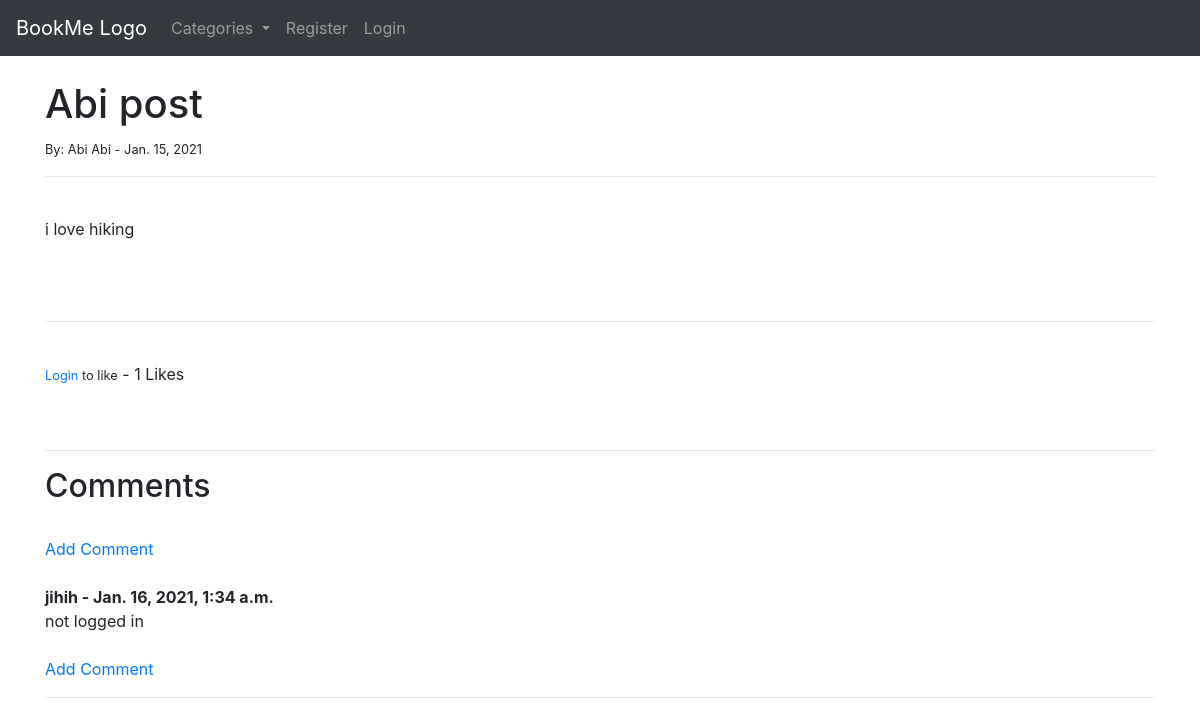
/article/24, run on an earlier commit of the app's database.
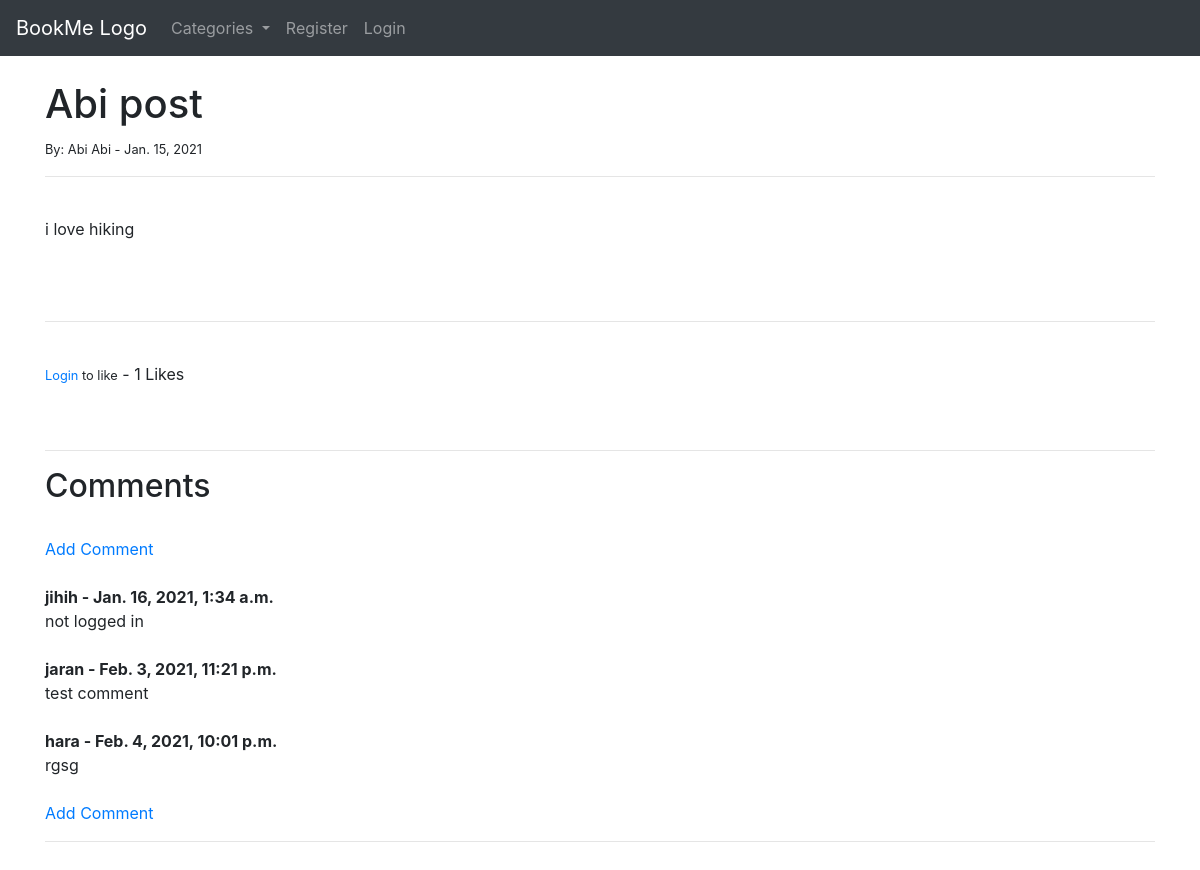
And on a later commit of the database.
### theblog/models.py (models this page shows, shortened)
class Comment(models.Model):
	post = models.ForeignKey(Post, related_name= "comments", on_delete=models.CASCADE)
	name = models.CharField(max_length=255)
	body = models.TextField()
	date_added = models.DateTimeField(auto_now_add= True)

### theblog/views.py (the view)
# urls.py: path('article/<int:pk>', ArticleDetailView.as_view(), name='article-detail'),
class ArticleDetailView(DetailView):
	model = Post
	template_name = 'article_details.html'
	def get_context_data(self, *args, **kwargs):
		cat_menu = Category.objects.all()
		context= super(ArticleDetailView, self).get_context_data(*args, **kwargs)
		stuff = get_object_or_404(Post, id=self.kwargs['pk'])
		total_likes = stuff.total_likes()
		liked = False
		if stuff.likes.filter(id=self.request.user.id).exists():
			liked = True
		context["cat_menu"] = cat_menu
		context["total_likes"]= total_likes
		context["liked"] = liked
		return context

### theblog/models.py (called while the page is built)
	def __str__(self):
	 return self.name

	def total_likes(self):
	 	return self.likes.count()

### theblog/templates/article_details.html (shortened to what this page needs)
{% extends 'base.html' %}
 {% block content %}
		<h1>{{post.title}}</h1>
		<small>By: {{ post.author.first_name }} {{ post.author.last_name }} - {{post.post_date}}
		</small><br/>
		<hr>
		<br/>
		{{ post.body|safe }}
		<br/><br/>
		<hr>
		<br/>
		<form action= "{% url 'like_post' post.pk %}"
		method="POST">
		{% if user.is_authenticated %}
			{% if liked %}
				<button type="submit", name="post_id", value="{{ post.id }}", class="btn btn-danger btn-sm">Unlike</button>
			{% else %}
				<button type="submit", name="post_id", value="{{ post.id }}", class="btn btn-primary btn-sm">Like</button>
			{% endif %}
		{% else %}
		 <small><a href="{% url 'login' %}">Login</a> to like</small>
		{% endif %}
			- {{ total_likes }} Likes
		</form>
<br/><br/>
<hr>
<h2>Comments </h2>
<br/>
{% if not post.comments.all %}
	No Comments Yet... <a href = "{% url 'add_comment' post.pk %}"> Add Comment</a>
{% else %}
<a href = "{% url 'add_comment' post.pk %}"> Add Comment</a>
<br/><br/>
	{% for comment in post.comments.all %}
		<strong>{{ comment.name }} - {{ comment.date_added }}</strong>
		<br/>
		{{ comment.body }}
		<br/><br/>
	{% endfor %}
		<a href = "{% url 'add_comment' post.pk %}"> Add Comment</a>
<hr>
{% endif %}
<br/>
<br/><br/>
{% endblock %}

What changed in the data, as far as the page shows it:
added Comment: name "jaran", date_added "Feb. 3, 2021, 11:21 p.m.", body "test comment"
added Comment: name "hara", date_added "Feb. 4, 2021, 10:01 p.m.", body "rgsg"
